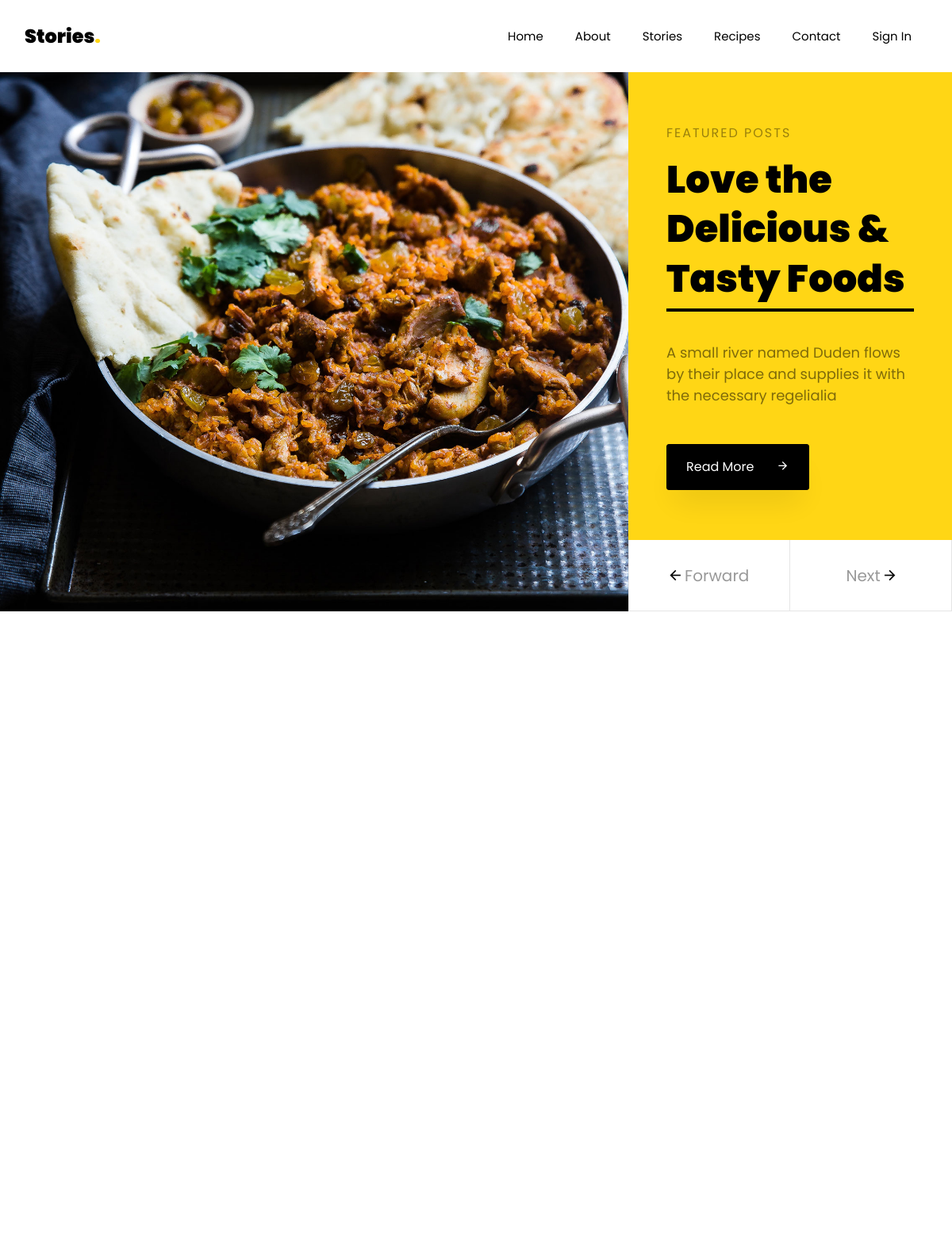
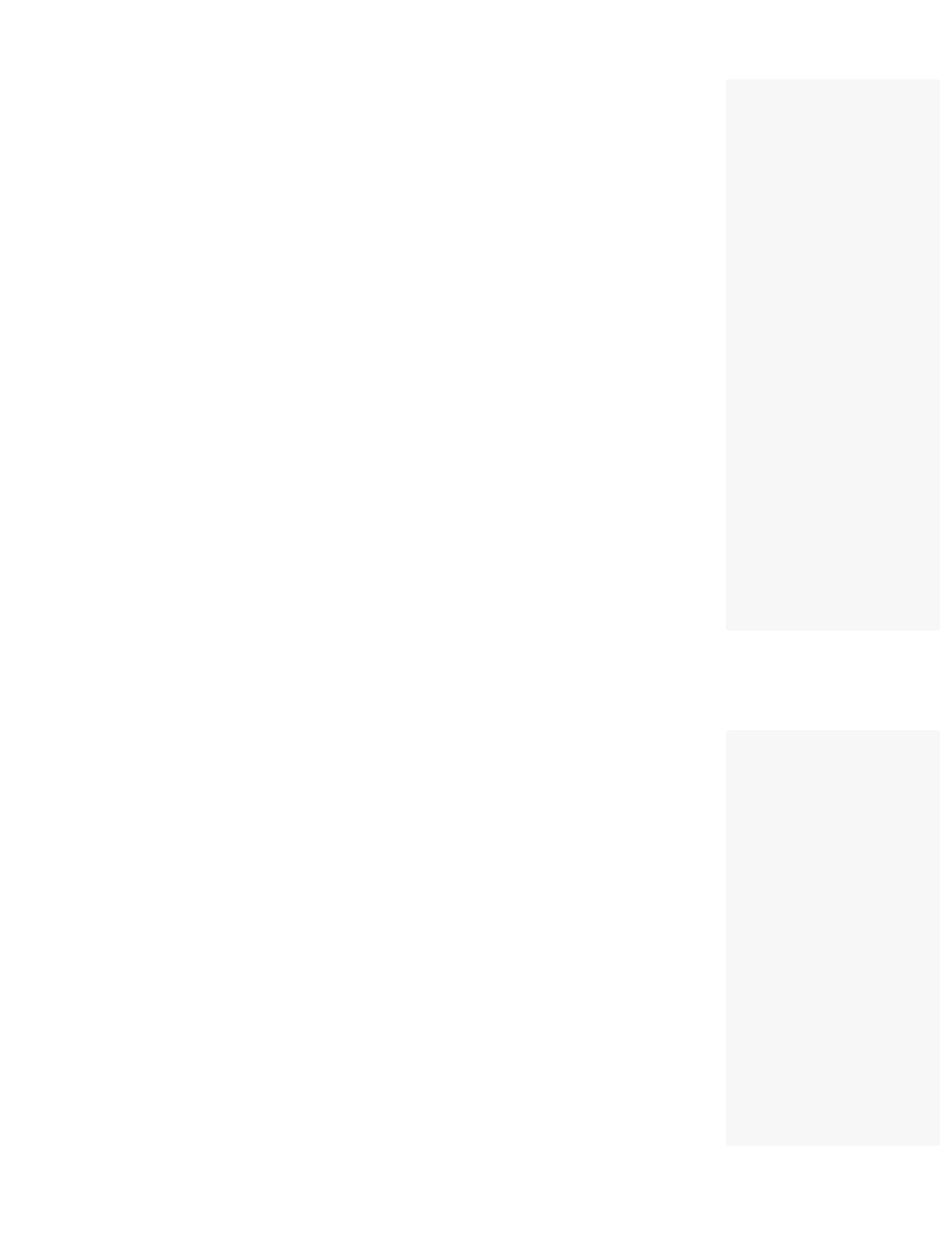
The page / (upper part) on the database its author committed (2 pictures, top to bottom).
### stories/models.py (models this page shows, shortened)
class NavLink(models.Model):
    title = models.CharField(max_length=255,blank=False,null=False)
    url = models.CharField(max_length=255,blank=True)
    active = models.BooleanField(default=True)
    created_at = models.DateTimeField(auto_now_add=True)
    updated_at = models.DateTimeField(auto_now=True)

### stories/views.py (the view)
# urls.py: path('',IndexView.as_view(),name='index'),
class IndexView(TemplateView):
    template_name = 'index.html'
    def get_context_data(self, **kwargs):
        context = super().get_context_data(**kwargs)
        context["content"] = Story.objects.all().order_by('-created_at')[:4]
        context["user_post"] = Story.objects.filter()
        print(context)
        return context

### stories/models.py (called while the page is built)
    def __str__(self):
        return self.title

### stories/templatetags/base_filters.py (called while the page is built)
@register.simple_tag
def get_nav_links():
    return NavLink.objects.filter(active=True)

@register.simple_tag
def get_subscribe_page():
    return SubscribePage.objects.all().last()

@register.simple_tag
def get_category_list():
    return Category.objects.all()

### stories/templates/index.html (shortened to what this page needs)
{% extends 'base/base.html' %}
{% load static %}
{% block content %}
    <section class="home-slider owl-carousel">
        <div class="slider-item">
            <div class="container">
                <div class="row d-flex slider-text justify-content-center align-items-center" data-scrollax-parent="true">
                    <div class="img" style=" background-image: url({% static 'photos/bg_1.jpg' %});"></div>
                    <div class="text d-flex align-items-center ftco-animate">
                        <div class="text-2 pb-lg-5 mb-lg-4 px-4 px-md-5">
                            <h3 class="subheading mb-3">Featured Posts</h3>
                            <h1 class="mb-5">Love the Delicious &amp; Tasty Foods</h1>
                            <p class="mb-md-5">A small river named Duden flows by their place and supplies it with the necessary regelialia</p>
                            <p><a href="#" class="btn btn-black px-3 px-md-4 py-3">Read More <span
                                class="icon-arrow_forward ml-lg-4"></span></a></p>
                        </div>
                    </div>
                </div>
            </div>
        </div>
    </section>
    <section class="ftco-section">
        <div class="container">
            <div class="row">
            </div>
            <div class="row">
                <div class="col-md-6">
                    <div class="row">
                    </div>
                </div>
            </div>
        </div>
    </section>
    <section class="ftco-section ftco-no-pt">
        <div class="container">
            <div class="row">
                <div class="col-lg-9">
                    <div class="row">
                    </div>
                    <div class="row">
                    </div>
                </div>
                <div class="col-lg-3">
                    <div class="sidebar-wrap">
                    </div>
                </div>
            </div>
        </div>
    </section>
    <section class="ftco-section">
        <div class="container">
            <div class="row">
                <div class="col-md-9">
                    <div class="row">
                    </div>
                    <div class="row">
                    </div>
                </div>
                <div class="col-md-3">
                    <div class="sidebar-wrap pt-4">
                    </div>
                </div>
            </div>
        </div>
    </section>
    {% endblock content %}

### templates/partials/navbar.html (shortened to what this page needs)
{% load base_filters %}
{%  get_nav_links as get_nav %}
    <nav class="navbar navbar-expand-lg navbar-dark bg-dark ftco-navbar-light" id="ftco-navbar">
        <div class="container">
            <a class="navbar-brand" href="{% url 'stories:index' %}">Stories<span>.</span></a>
            <div class="collapse navbar-collapse" id="ftco-nav">
                <ul class="navbar-nav ml-auto">
                {% for links in get_nav %}
                {% if links.url == 'account/login' %}
                {% if not user.is_authenticated %}
                     <li class="nav-item {% if request.resolver_match.url_name == links.url %} active {% endif %}"><a href="/{{links.url}}" class="nav-link">{{links.title}}</a></li>
                    {% endif %}
                    {% else %}
                     {% if not links.url == 'account/register' %}
                    <li class="nav-item {% if request.resolver_match.url_name == links.url %} active {% endif %}"><a href="/{{links.url}}" class="nav-link">{{links.title}}</a></li>
                    {% endif %}
                    {% endif %}
                    {% endfor %}
                </ul>
            </div>
        </div>
    </nav>

### static/css/icomoon.css (style rules this page uses)
[class^="icon-"], [class*=" icon-"] { font-family: 'icomoon' !important; speak: none; font-style: normal; font-weight: normal; font-variant: normal; text-transform: none; line-height: 1; -webkit-font-smoothing: antialiased; -moz-osx-font-smoothing: grayscale; }
.icon-arrow_forward:before { content: "\e5c8"; }

### rows shown on the page
NavLink: title "Home"
NavLink: title "About"
NavLink: title "Stories"
NavLink: title "Recipes"
NavLink: title "Contact"
NavLink: title "Sign In"
